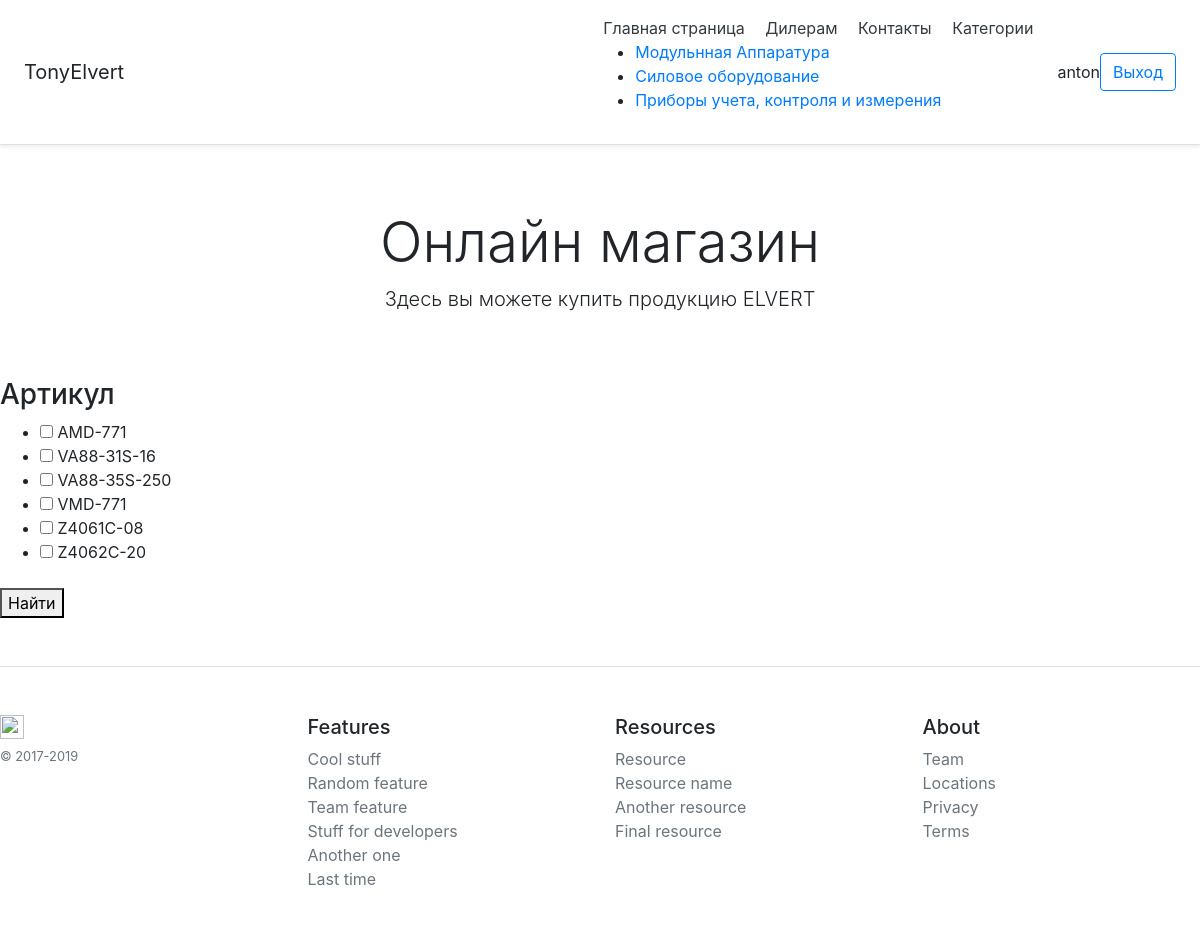
/filter/ (signed in), run on the app's committed database.
### catalog/models.py (models this page shows, shortened)
class Category(models.Model):
    name = models.CharField('Категория', max_length=50)
    description = models.TextField('Описание')
    class Meta:
        verbose_name = 'Категория'
        verbose_name_plural = 'Категории'

### catalog/views.py (the view)
# urls.py: path('filter/', views.FilterProductView.as_view(), name='filter'),
class FilterProductView(ArticleFilter, ListView):
    template_name = 'products/products_list.html'
    def get_queryset(self):
        queryset = Product.objects.filter(article__in=self.request.GET.getlist('article'))
        return queryset

### catalog/templatetags/product_tags.py (called while the page is built)
@register.simple_tag()
def get_categories():
    return Category.objects.all()

### catalog/views.py (called while the page is built)
    def get_article(self):
        return Product.objects.all().values('article')

### catalog/templates/products/products_list.html (shortened to what this page needs)
{% extends 'base.html' %}

### catalog/templates/base.html (shortened to what this page needs)
{% load product_tags %}
{% load static %}
<!doctype html>
<html lang="en" xmlns="http://www.w3.org/1999/html">
  <head>
	<link href= {% static "css/bootstrap.css" %} rel="stylesheet">
  </head>
<body>
<div class="d-flex flex-column flex-md-row align-items-center p-3 px-md-4 mb-3 bg-white border-bottom shadow-sm">
  <h5 class="my-0 mr-md-auto font-weight-normal">TonyElvert</h5>
  <nav class="my-2 my-md-0 mr-md-3">
    <a class="p-2 text-dark" href="/">Главная страница</a>
    <a class="p-2 text-dark" href="#">Дилерам</a>
    <a class="p-2 text-dark" href="#">Контакты</a>
    <a class="p-2 text-dark" href="#">Категории </a>
    <ul>
      {% get_categories as categories %}
      {% for category in categories %}
      <li><a href="/">{{ category.name }}</a></li>
      {% endfor %}
    </ul>
  </nav>
{% if user.is_authenticated %}
<span>{{ user.username }}</span>
	<a class="btn btn-outline-primary" href="{% url 'account_logout' %}">Выход</a>
{% else %}
  <a class="btn btn-outline-primary" href="{% url 'account_login' %}">Войти</a>
  <a class="btn btn-outline-primary" href="{% url 'account_signup' %}">Регистрация</a>
{% endif %}
</div>
<div class="pricing-header px-3 py-3 pt-md-5 pb-md-4 mx-auto text-center">
  <h1 class="display-4">Онлайн магазин</h1>
  <p class="lead">Здесь вы можете купить продукцию ELVERT </p>
</div>
  <form action="{% url 'filter' %}" method="get">
    <div class="left-side my-4">
        <h3 class="sear-head editContent">Артикул</h3>
        <ul class="w3layouts-box-list">
            {% for article in view.get_article %}
                <li class="editContent">
                    <input type="checkbox" class="checked" name="article" value="{{ article.article }}">
                    <span class="span editContent">{{ article.article }}</span>
                </li>
            {% endfor %}
        </ul>
    </div>
    <button type="submit">Найти</button>
  </form>
  <footer class="pt-4 my-md-5 pt-md-5 border-top">
    <div class="row">
      <div class="col-12 col-md">
        <img class="mb-2" src="/docs/4.4/assets/brand/bootstrap-solid.svg" alt="" width="24" height="24">
        <small class="d-block mb-3 text-muted">&copy; 2017-2019</small>
      </div>
      <div class="col-6 col-md">
        <h5>Features</h5>
        <ul class="list-unstyled text-small">
          <li><a class="text-muted" href="#">Cool stuff</a></li>
          <li><a class="text-muted" href="#">Random feature</a></li>
          <li><a class="text-muted" href="#">Team feature</a></li>
          <li><a class="text-muted" href="#">Stuff for developers</a></li>
          <li><a class="text-muted" href="#">Another one</a></li>
          <li><a class="text-muted" href="#">Last time</a></li>
        </ul>
      </div>
      <div class="col-6 col-md">
        <h5>Resources</h5>
        <ul class="list-unstyled text-small">
          <li><a class="text-muted" href="#">Resource</a></li>
          <li><a class="text-muted" href="#">Resource name</a></li>
          <li><a class="text-muted" href="#">Another resource</a></li>
          <li><a class="text-muted" href="#">Final resource</a></li>
        </ul>
      </div>
      <div class="col-6 col-md">
        <h5>About</h5>
        <ul class="list-unstyled text-small">
          <li><a class="text-muted" href="#">Team</a></li>
          <li><a class="text-muted" href="#">Locations</a></li>
          <li><a class="text-muted" href="#">Privacy</a></li>
          <li><a class="text-muted" href="#">Terms</a></li>
        </ul>
      </div>
    </div>
  </footer>
</body>
</html>

### data on the page
Category: name "Модульнная Аппаратура"
Category: name "Силовое оборудование"
Category: name "Приборы учета, контроля и измерения"

### other printed values
{{ user.username }} "anton"
{{ article.article }} "AMD-771" "VA88-31S-16" "VA88-35S-250" "VMD-771" "Z4061C-08" "Z4062C-20"
